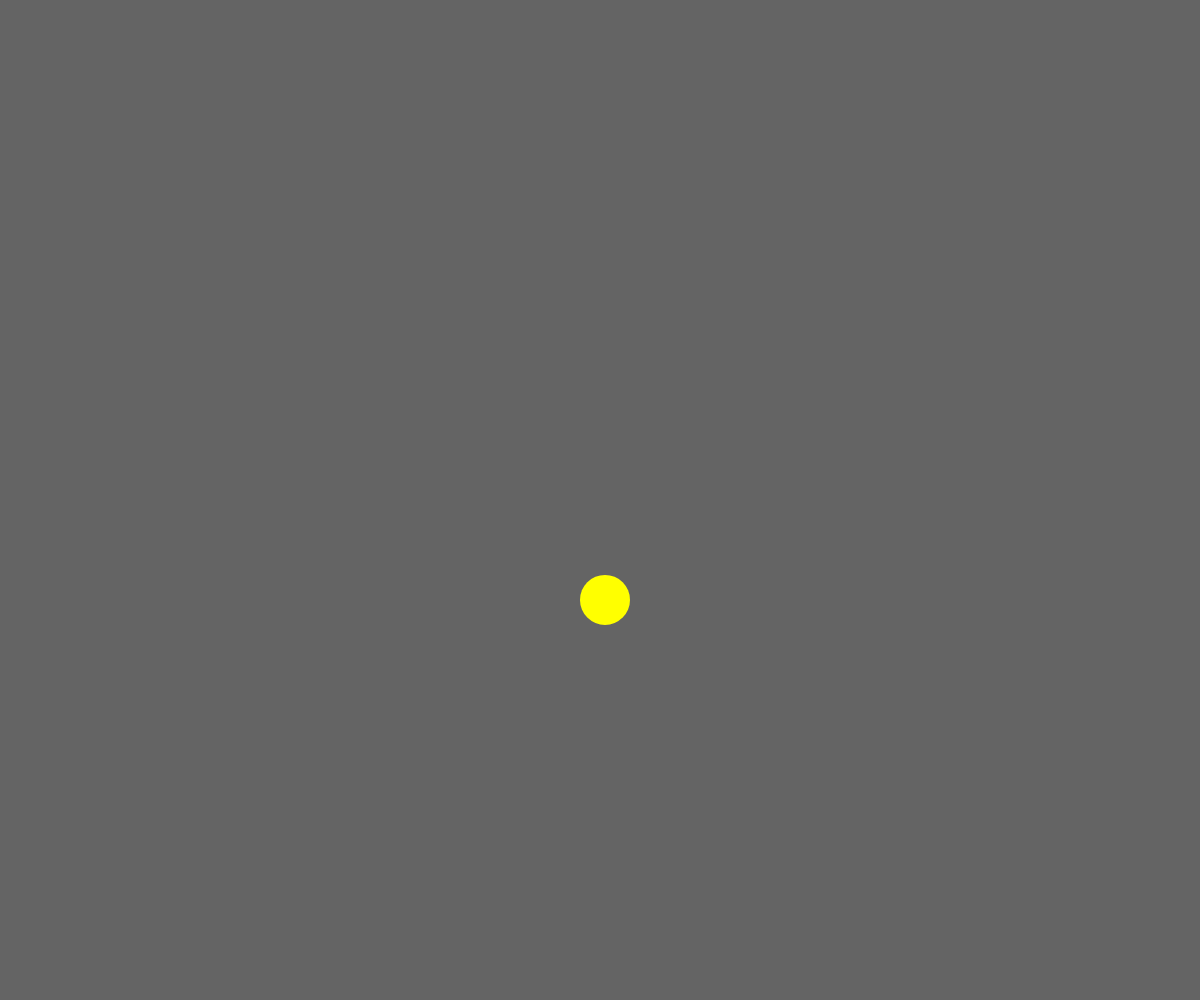
Frame 1 (no input)
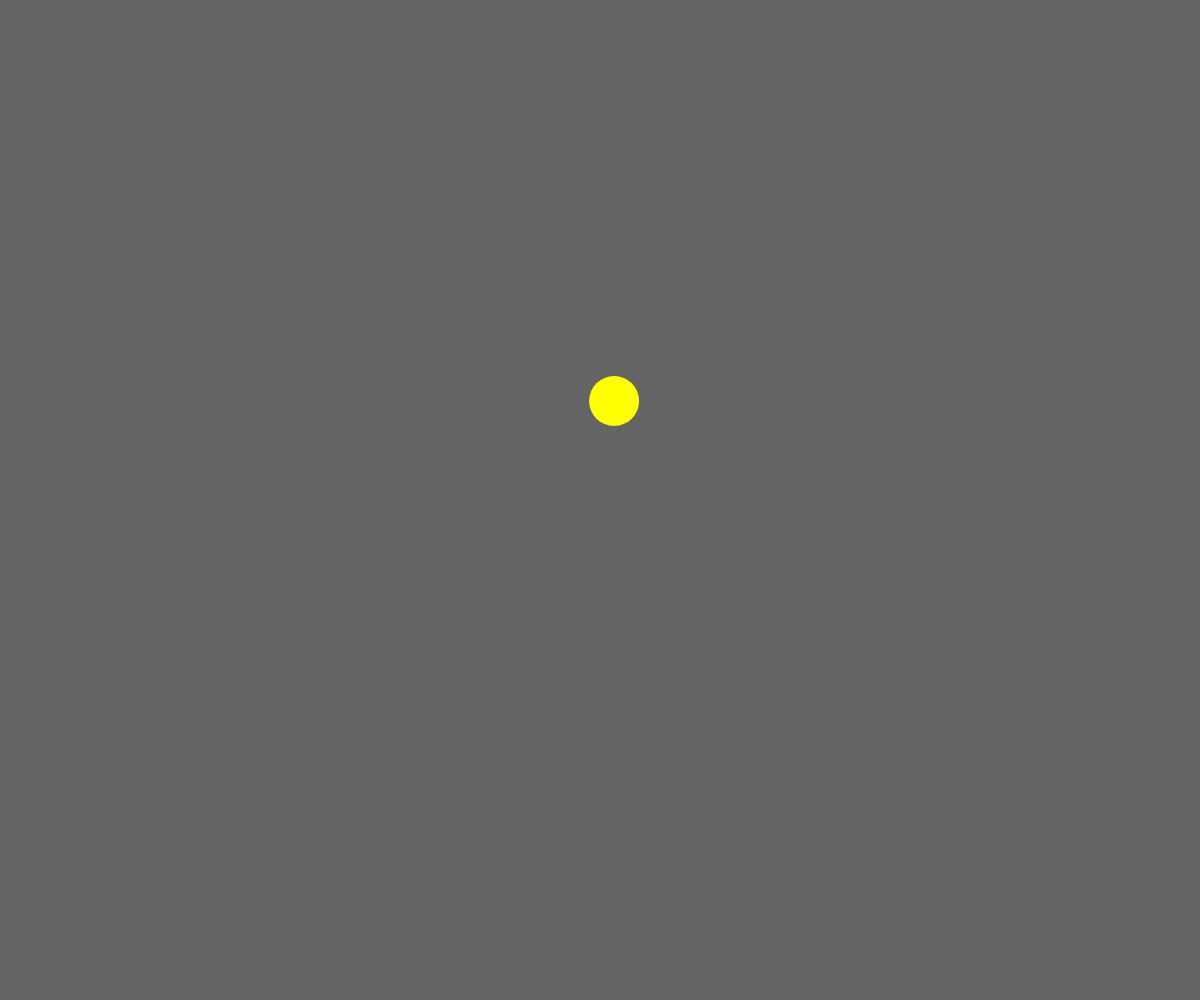
Frame 60 (no input)
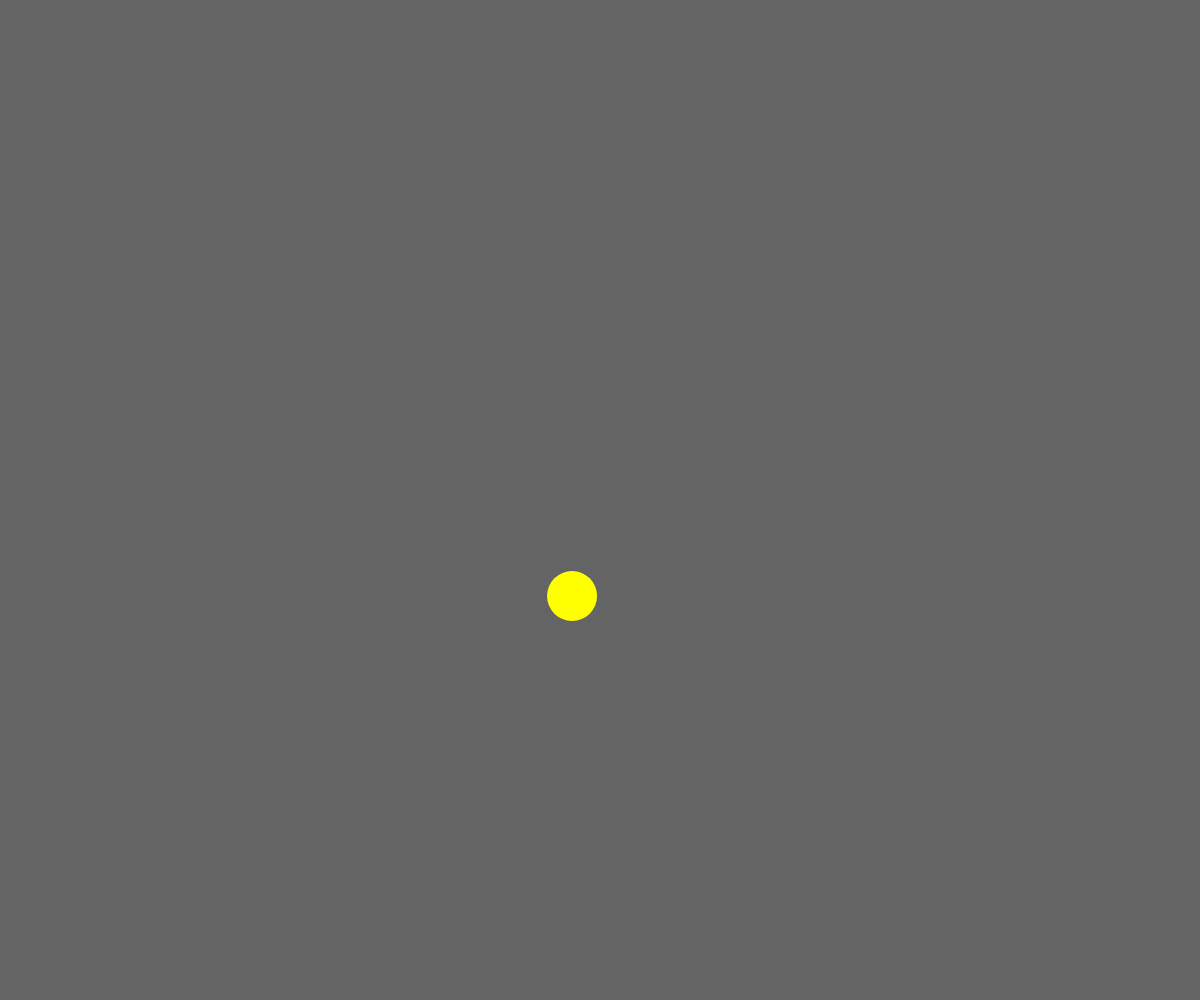
Frame 120 (the mouse pressed at the canvas centre since frame 60)

The p5.js sketch that drew these frames (run headless with seeded random() and noise() and a simulated clock; from frame 60 on, the mouse is pressed at the canvas centre):

// p5.js sketch
// ── sketch.js
function setup() {
	createCanvas(windowWidth, windowHeight);
}

function draw() {
	background(100);
	fill('yellow');
	noStroke();
	ellipse(width / 2 + sin(frameCount * 0.05) * 100, height / 2 + cos(frameCount * 0.05) * 100, 50, 50)
}
